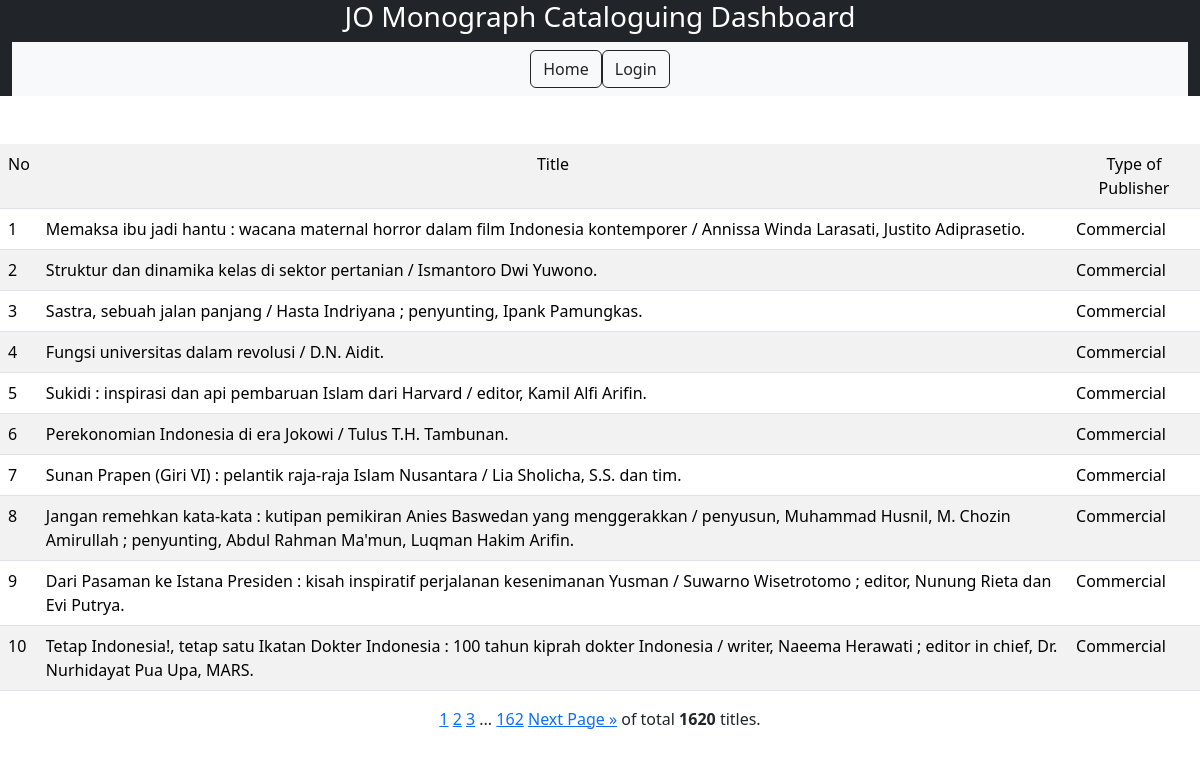
The app's page /detail_publisher/Commercial/ with its own data.
### nlajkt_cat_stat/models.py (models this page shows)
class Catalogues(models.Model):
    entry_date = models.DateField()
    consignment_no = models.IntegerField(default=465)
    title = models.TextField()
    work_type = models.CharField(max_length=20, choices=[
        ('Original','Original'),
        ('Translation','Translation'),
        ('Adaptation','Adaptation')
        ], default='Original')
    publish_year = models.IntegerField()
    volume = models.CharField(max_length=20, choices=[
        ('Single','Single'),
        ('Multi-complete','Multi-complete'),
        ('Multi-incomplete','Multi-incomplete'),
        ], default='Single')
    copycat = models.CharField(max_length=20, choices=[
        ('Original','Original'),
        ('Partial copycat','Partial copycat'),
        ('Full copycat','Full copycat'),
        ], default='Original')
    ISBN = models.CharField(max_length=20, choices=[
        ('No','No'),
        ('Yes-valid','Yes-valid'),
        ('Yes-invalid','Yes-invalid'),
        ], default='No')
    authorship_type = models.CharField(max_length=50, choices=[
        ('Single author','Single author'),
        ('Collaboration','Collaboration'),
        ('Compilation','Compilation'),
        ('Others','Others')
        ], default='Single')
    language = models.CharField(max_length=50, choices=[
        ('Indonesian','Indonesian'),
        ('English','English'),
        ('Indonesian local','Indonesian local'),
        ('Multi language','Multi language'),
        ('Unknown','Unknown')
        ], default='Indonesian')
    bibliography = models.CharField(max_length=20, choices=[
        ('No','No'),
        ('Yes','Yes'),
        ], default='No')
    indexx = models.CharField(max_length=20, choices=[
        ('No','No'),
        ('Yes','Yes'),
        ], default='No')
    publisher_type = models.CharField(max_length=100, choices=[
        ('Commercial','Commercial'),
        ('Government-department','Government-department'),
        ('Government-nondepartment','Government-nondepartment'),
        ('Government-local','Government-local'),
        ('Universities','Universities'),
        ('NGO','NGO'),
        ('Others','Others')
        ], default='Commercial')
    genre = models.CharField(max_length=100, choices=[
        ('General non fiction','General non fiction'),
        ('Fiction-novel','Fiction-novel'),
        ('Fiction-short stories','Fiction-short stories'),
	    ('Fiction-biographic','Fiction-biographic'),
	    ('Fiction-drama','Fiction-drama'),
        ('Poetry','Poetry'),
        ('Folktales','Folktales'),
        ('Biography-single','Biography-single'),
        ('Biography-collective','Biography-collective'),
        ('Biography-auto','Biography-auto'),
        ('Dictionaries','Dictionaries'),
        ('Proceeding','Proceeding'),
        ('Comic, cartoon','Comic, cartoon'),
        ], default='General non fiction')
    format = models.CharField(max_length=100, choices=[
        ('Book-printed','Book-printed'),
        ('Book-electronic','Book-electronic'),
        ('Non book video','Non book video'),
        ('Non book audio','Non book audio'),
        ('Map-single','Map-single'),
        ('Map-atlas','Map-atlas'),
        ('Ephemera','Ephemera')
        ], default='Book-printed')
    size = models.CharField(max_length=10, choices=[
        ('YY','YY'),
        ('YYq', 'YYq'),
        ('YYp','YYp')
        ],default='YY')
    subject = models.CharField(max_length=50, choices=[
       ('000-Generalities','000-Generalities'),
       ('000-Library science','000-Library science'),
       ('000-Journalism and media','000-Journalism and media'),
       ('100-Philosophy and ethics','100-Philosophy and ethics'),
       ('200-Religions-general','200-Religions-general'),
       ('200-Religion-Islam','200-Religion-Islam'),
       ('200-Religion-Christianity','200-Religion-Christianity'),
       ('200-Religion-Hinduism','200-Religion-Hinduism'),
       ('200-Religion-Buddhism and others','200-Religion-Buddhism and others'),
       ('300-Social-anthropology and sociology','300-Social-anthropology and sociology'),
       ('300-Social-problems and services','300-Social-problems and services'),
       ('300-Social-politics','300-Social-politics'),
       ('300-Social-international relations','300-Social-international relations'),
       ('300-Social-economics-general','300-Social-economics-general'),
       ('300-Social-economics-management','300-Social-economics-management'),
       ('300-Social-economics-resources','300-Social-economics-resources'),
       ('300-Social-economics-policy and development','300-Social-economics-policy and development'),
       ('300-Social-economics-financial and monetary','300-Social-economics-financial and monetary'),
       ('300-Social-economics-industries and production','300-Social-economics-industries and production'),
       ('300-Social-culture','300-Social-culture'),
       ('300-Social-military','300-Social-military'),
       ('300-Social-education','300-Social-education'),
       ('300-Social-law','300-Social-law'),
       ('300-Social-transportation','300-Social-transportation'),
       ('300-Social-public administration','300-Social-public administration'),
       ('300-Social-human rights','300-Social-human rights'),
       ('400-Language-linguistics','400-Language-linguistics'),
       ('400-Language-sociolinguistics','400-Language-sociolinguistics'),
       ('500-Science-general','500-Science-general'),
       ('600-Technology-general','600-Technology-general'),
       ('600-Agriculture and agribusiness','600-Agriculture and agribusiness'),
       ('700-Arts-general','700-Arts-general'),
       ('700-Arts-visual','700-Arts-visual'),
       ('700-Arts-performance','700-Arts-performance'),
       ('700-Arts-music','700-Arts-music'),
       ('700-Architecture','700-Architecture'),
       ('800-Literature-general','800-Literature-general'),
       ('800-Literature-fiction and poetry','800-Literature-fiction and poetry'),
       ('900-History-general','900-History-general'),
       ('900-History-Indonesia','900-History-Indonesia'),
       ('900-Geography and travel','900-Geography and travel'),
       ('900-Biography','900-Biography')
       ], null=True)

### nlajkt_cat_stat/views.py (the view)
# urls.py: path('detail_publisher/<str:publisher_type>/', views.detail_publisher, name='detail_publisher'),
def detail_publisher(request, publisher_type):
    detail_pub = Catalogues.objects.all().filter(publisher_type=publisher_type)
    page = request.GET.get('page', 1)
    paginator = Paginator(detail_pub, 10)
    try:
        paging = paginator.page(page)
    except PageNotAnInteger:
        paging = paginator.page(1)
    except EmptyPage:
        paging = paginator.page(paginator.num_pages)
    template = loader.get_template('detail_publisher.html')
    context = {'paging' : paging,}
    return HttpResponse(template.render(context, request))

### nlajkt_cat_stat/templates/detail_publisher.html
{% extends 'base.html'%}
{% block block1 %}
<br><br><center>
<table style="width: auto;" class="table table-striped">
    <tr bgcolor = 'grey'>
      <b><td>No</td>
        <td align="center">Title</td>
        <td align="center">Type of Publisher</td></b>
    </tr>
    {% for x in paging %}
    <tr>
        <td>{{ forloop.counter0|add:paging.start_index }}</td>
        <td>{{ x.title }}</td>
        <td>{{ x.publisher_type }}</td>
    </tr>
    {% endfor %}
</table>
{% include 'pagination_jakartaoffice.html' %}</center>
<br><br>
{% endblock %}

### nlajkt_cat_stat/templates/base.html (shortened to what this page needs)
<!doctype html>
<html lang="en">
  <head>
    <link href="https://cdn.jsdelivr.net/npm/bootstrap@5.3.1/dist/css/bootstrap.min.css" rel="stylesheet">
  </head>
  <body>
    <div class="container-fluid bg-dark text-white sticky-top">
      <center><b><h3>JO Monograph Cataloguing Dashboard</h3></b>
      <nav class="navbar navbar-expand-sm bg-light navbar-dark">
          <div class="container-fluid justify-content-center">
              <ul class="navbar-nav">
                  <li class="nav-item"><a class="btn btn-outline-dark" href="{% url 'home' %}">Home</a></li>
                  <li class="nav-item"><a class="btn btn-outline-dark" href="{% url 'admin:index' %}">Login</a>
          </div>
      </nav>
  </div>
  {% block block1 %}
          {% load percent_aut %}
  {% endblock %}
  </body>
</html>

### nlajkt_cat_stat/templates/pagination_jakartaoffice.html (shortened to what this page needs)
{% for num in paging.paginator.page_range %}
  {% if paging.number == num %}
    <a href="?{{ request.GET.urlencode }}&page={{ num }}">{{ num }}</a>
  {% elif num > paging.number|add:'-3' and num < paging.number|add:'3' %}
    <a href="?{{ request.GET.urlencode }}&page={{ num }}">{{ num }}</a>
  {% endif %}
{% endfor %}
{% if paging.has_next %}
  {% if paging.number < paging.paginator.num_pages|add:'-3' %}
    <span>...</span>
    <a href="?{{ request.GET.urlencode }}&page={{ paging.paginator.num_pages }}">{{ paging.paginator.num_pages }}</a>
  {% elif paging.number < paging.paginator.num_pages|add:'-2' %}
    <a href="?{{ request.GET.urlencode }}&page={{ paging.paginator.num_pages }}">{{ paging.paginator.num_pages }}</a>
  {% endif %}
  <a href="?{{ request.GET.urlencode }}&page={{ paging.next_page_number }}">Next Page »</a>
{% endif %}
of total <b> {{ paging.paginator.count }} </b> titles.

### records on screen
Catalogues: title "Memaksa ibu jadi hantu : wacana maternal horror dalam film Indonesia kontemporer / Annissa Winda Larasati, Justito Adiprasetio.", publisher_type "Commercial"
Catalogues: title "Struktur dan dinamika kelas di sektor pertanian / Ismantoro Dwi Yuwono.", publisher_type "Commercial"
Catalogues: title "Sastra, sebuah jalan panjang / Hasta Indriyana ; penyunting, Ipank Pamungkas.", publisher_type "Commercial"
Catalogues: title "Fungsi universitas dalam revolusi / D.N. Aidit.", publisher_type "Commercial"
Catalogues: title "Sukidi : inspirasi dan api pembaruan Islam dari Harvard / editor, Kamil Alfi Arifin.", publisher_type "Commercial"
Catalogues: title "Perekonomian Indonesia di era Jokowi / Tulus T.H. Tambunan.", publisher_type "Commercial"
Catalogues: title "Sunan Prapen (Giri VI) : pelantik raja-raja Islam Nusantara / Lia Sholicha, S.S. dan tim.", publisher_type "Commercial"
Catalogues: title "Jangan remehkan kata-kata : kutipan pemikiran Anies Baswedan yang menggerakkan / penyusun, Muhammad Husnil, M. Chozin Amirullah ; penyunting, Abdul Rahman Ma'mun, Luqman Hakim Arifin.", publisher_type "Commercial"
Catalogues: title "Dari Pasaman ke Istana Presiden : kisah inspiratif perjalanan kesenimanan Yusman / Suwarno Wisetrotomo ; editor, Nunung Rieta dan Evi Putrya.", publisher_type "Commercial"
Catalogues: title "Tetap Indonesia!, tetap satu Ikatan Dokter Indonesia : 100 tahun kiprah dokter Indonesia / writer, Naeema Herawati ; editor in chief, Dr. Nurhidayat Pua Upa, MARS.", publisher_type "Commercial"

### other values on screen
{{ num }} "1"
{{ num }} "2" "3"
{{ paging.paginator.num_pages }} "162"
{{ paging.paginator.count }} "1620"
